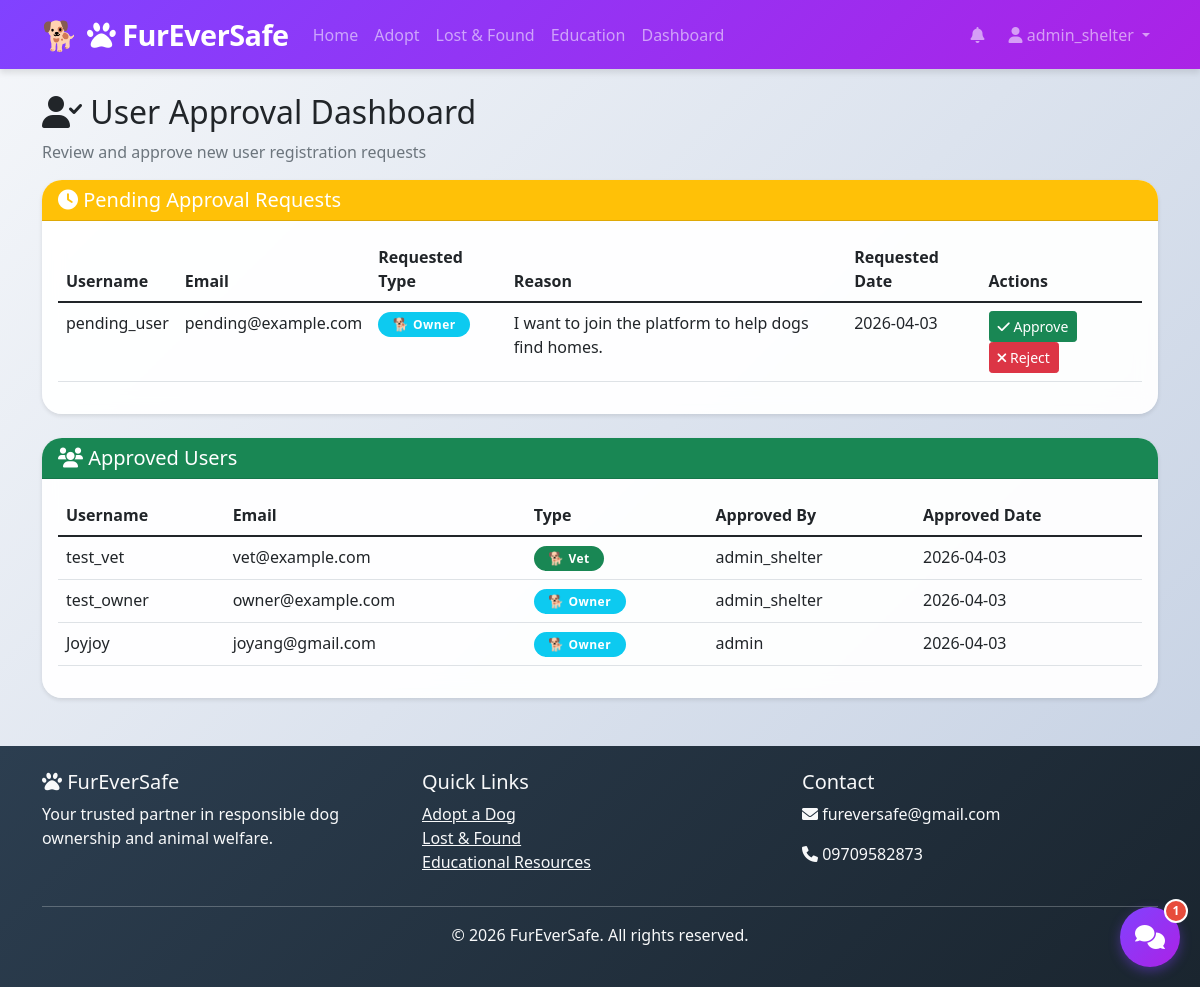
The app's page /approval-dashboard (signed in), older data.
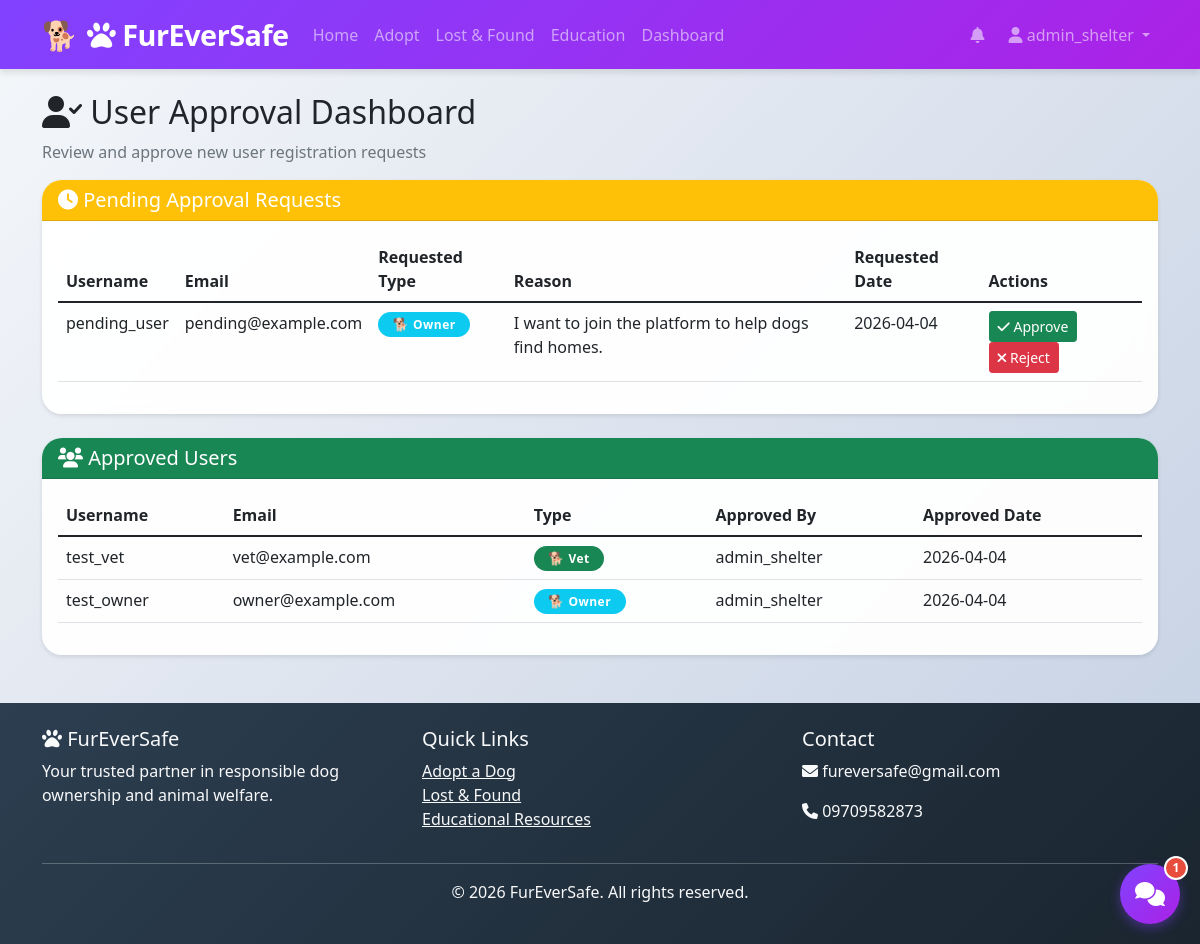
The same page, newer data.
### models.py (models this page shows, shortened)
class ApprovalRequest(db.Model):
    id = db.Column(db.Integer, primary_key=True)
    user_id = db.Column(db.Integer, db.ForeignKey('user.id'), nullable=False)
    requested_by = db.Column(db.Integer, db.ForeignKey('user.id'), nullable=False)
    status = db.Column(db.String(50), default='pending')  # pending, approved, rejected
    user_type_requested = db.Column(db.String(50))  # owner, vet
    reason = db.Column(db.Text)
    reviewed_by = db.Column(db.Integer, db.ForeignKey('user.id'), nullable=True)
    reviewed_at = db.Column(db.DateTime, nullable=True)
    created_at = db.Column(db.DateTime, default=datetime.utcnow)
    user = db.relationship('User', foreign_keys=[user_id], backref='approval_requests')
    requester = db.relationship('User', foreign_keys=[requested_by], backref='sent_approvals')
    reviewer = db.relationship('User', foreign_keys=[reviewed_by], backref='reviewed_approvals')

class User(UserMixin, db.Model):
    id = db.Column(db.Integer, primary_key=True)
    username = db.Column(db.String(80), unique=True, nullable=False)
    email = db.Column(db.String(120), unique=True, nullable=False)
    password_hash = db.Column(db.String(200), nullable=False)
    user_type = db.Column(db.String(50), default='owner')  # owner, shelter, vet
    is_approved = db.Column(db.Boolean, default=False)  # New field for approval
    approved_by = db.Column(db.Integer, db.ForeignKey('user.id'), nullable=True)  # Who approved
    approved_at = db.Column(db.DateTime, nullable=True)
    created_at = db.Column(db.DateTime, default=datetime.utcnow)
    dogs = db.relationship('Dog', backref='owner', lazy=True)
    adoption_applications = db.relationship('AdoptionApplication', backref='applicant', lazy=True)
    lost_found_reports = db.relationship('LostFound', backref='reporter', lazy=True)
    approved_by_user = db.relationship('User', remote_side=[id], backref='approved_users')

### app.py (the view)
@app.route('/approval-dashboard')
@login_required
def approval_dashboard():
    if current_user.user_type != 'shelter':
        flash('Access denied.', 'danger')
        return redirect(url_for('dashboard'))
    pending_requests = ApprovalRequest.query.filter_by(status='pending').all()
    approved_users = User.query.filter(User.is_approved == True, User.user_type.in_(['owner', 'vet'])).all()
    return render_template('shelter/approval_dashboard.html',
                         pending_requests=pending_requests,
                         approved_users=approved_users)

### app.py (called while the page is built)
@login_manager.user_loader
def load_user(user_id):
    return db.session.get(User, int(user_id))

### templates/shelter/approval_dashboard.html (shortened to what the changed rows need)
{% extends "base.html" %}
{% block content %}
<div class="container mt-4">
    <h2><i class="fas fa-user-check"></i> User Approval Dashboard</h2>
    <div class="card mb-4">
        <div class="card-body">
            {% if pending_requests %}
                <div class="table-responsive">
                    <table class="table table-hover">
                        <thead>
                            <tr>
                                <th>Username</th>
                                <th>Email</th>
                                <th>Requested Type</th>
                                <th>Reason</th>
                                <th>Requested Date</th>
                                <th>Actions</th>
                            </tr>
                        </thead>
                        <tbody>
                            {% for req in pending_requests %}
                            <tr id="request-row-{{ req.id }}">
                                <td>{{ req.user.username }}</td>
                                <td>{{ req.user.email }}</td>
                                <td>
                                    <span class="badge bg-{{ 'info' if req.user_type_requested == 'owner' else 'success' }}">
                                        {{ req.user_type_requested|capitalize }}
                                    </span>
                                </td>
                                <td>{{ req.reason[:100] }}{% if req.reason|length > 100 %}...{% endif %}</td>
                                <td>{{ req.created_at.strftime('%Y-%m-%d') }}</td>
                                <td>
                                    <button class="btn btn-sm btn-success" onclick="showApproveModal({{ req.id }}, '{{ req.user.username }}', '{{ req.user.email }}', '{{ req.user_type_requested }}', `{{ req.reason }}`)">
                                        <i class="fas fa-check"></i> Approve
                                    </button>
                                    <button class="btn btn-sm btn-danger" onclick="showRejectModal({{ req.id }}, '{{ req.user.username }}')">
                                        <i class="fas fa-times"></i> Reject
                                    </button>
                                </td>
                            </tr>
                            {% endfor %}
                        </tbody>
                    </table>
                </div>
            {% else %}
                <div class="text-center py-4">
                    <i class="fas fa-check-circle fa-3x text-success mb-3"></i>
                    <h6>No pending approval requests</h6>
                    <p class="text-muted">All user requests have been processed.</p>
                </div>
            {% endif %}
        </div>
    </div>
    <div class="card">
        <div class="card-body">
            {% if approved_users %}
                <div class="table-responsive">
                    <table class="table table-hover">
                        <thead>
                            <tr>
                                <th>Username</th>
                                <th>Email</th>
                                <th>Type</th>
                                <th>Approved By</th>
                                <th>Approved Date</th>
                            </tr>
                        </thead>
                        <tbody>
                            {% for user in approved_users %}
                            <tr>
                                <td>{{ user.username }}</td>
                                <td>{{ user.email }}</td>
                                <td>
                                    <span class="badge bg-{{ 'info' if user.user_type == 'owner' else 'success' }}">
                                        {{ user.user_type|capitalize }}
                                    </span>
                                </td>
                                <td>{{ user.approved_by_user.username if user.approved_by_user else 'N/A' }}</td>
                                <td>{{ user.approved_at.strftime('%Y-%m-%d') if user.approved_at else 'N/A' }}</td>
                            </tr>
                            {% endfor %}
                        </tbody>
                    </table>
                </div>
            {% else %}
                <div class="text-center py-4">
                    <i class="fas fa-user-plus fa-3x text-muted mb-3"></i>
                    <h6>No approved users yet</h6>
                    <p class="text-muted">Approve users to grant them access to the system.</p>
                </div>
            {% endif %}
        </div>
    </div>
</div>
{% endblock %}

Row changes from the older to the newer data that the page shows:
no longer on this page (row edited): User: username "Joyjoy", email "joyang@gmail.com", user_type "Owner", approved_by_user "admin", approved_at "2026-04-03"
changed ApprovalRequest "I want to join the platform to help dogs find homes.": created_at "2026-04-03" → "2026-04-04"
changed User "test_vet": approved_at "2026-04-03" → "2026-04-04"
changed User "test_owner": approved_at "2026-04-03" → "2026-04-04"
